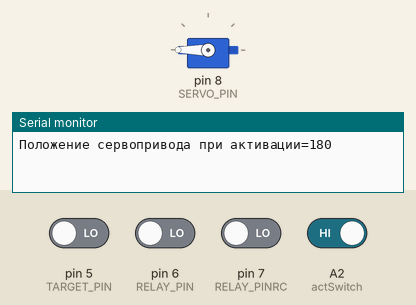
Bench run of a sketch on a simulated Arduino Uno, built with avr-gcc and run on an emulated ATmega328P. Shown: servo, the last lines printed to the serial monitor. Inputs (shaded band) come from the test bench; at power-on: A2 (actSwitch) HIGH, pin 5 (TARGET_PIN), pin 6 (RELAY_PIN), pin 7 (RELAY_PINRC) LOW.

Above: at 1.2 s.
1.3 s: pin 5 (TARGET_PIN) driven HIGH
At 2.3 s:
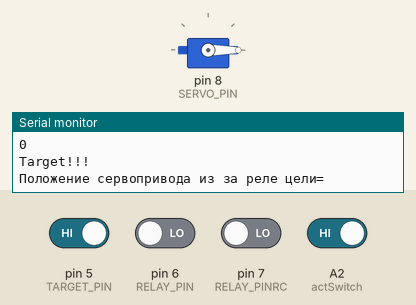
2.8 s: pin 6 (RELAY_PIN) driven HIGH
At 3.9 s:
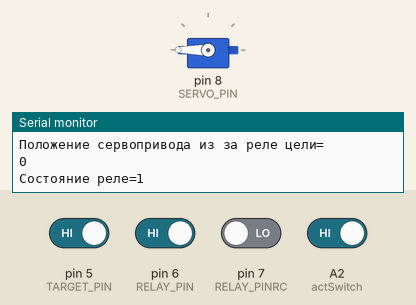
5.8 s: pin 7 (RELAY_PINRC) driven HIGH
At 8.2 s:
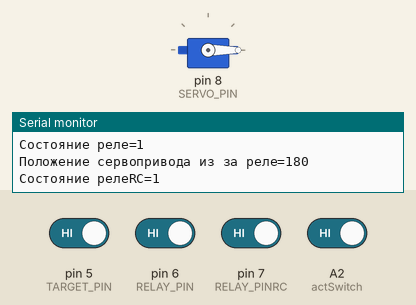
8.8 s: pin 5 (TARGET_PIN) driven LOW and A2 (actSwitch) driven LOW
11.8 s: pin 6 (RELAY_PIN) driven LOW
14.8 s: pin 7 (RELAY_PINRC) driven LOW
At 15.7 s:
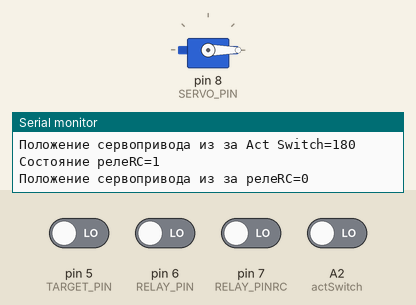
Timing chart, 0 to 17.3 s (numbered marks = the images above; inputs shaded):
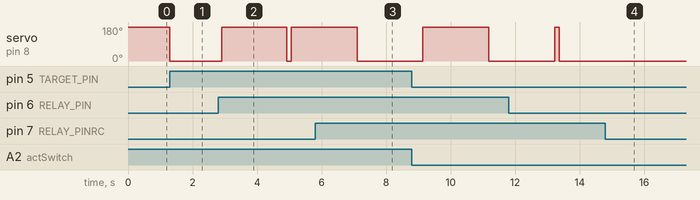

Measured:
- after the input at 1.3 s, servo on pin 8 (SERVO_PIN): 180° → 0° at once
- after the input at 2.8 s, servo on pin 8 (SERVO_PIN): 0° → 180° after 0.11 s, → 0° 2.0 s later, → 180° 0.14 s later
- after the input at 5.8 s, servo on pin 8 (SERVO_PIN): goes on until 7.1 s, then stays 0°
- after the input at 14.8 s, servo on pin 8 (SERVO_PIN): stays 0° (without the input it goes to 180° after 0.61 s)

The sketch:

servo180_RC_relay.ino
```cpp
#include <Servo.h>
#include <ezButton.h>

#define RELAY_PIN 6 // PIN to Relay (Program)
#define RELAY_PINRC 7 // PIN to Relay (RC)
#define SERVO_PIN 8 // PIN to SERVO
#define TARGET_PIN 5 // PIN to Relay for target

Servo myservo;

int pos = 0;

ezButton actSwitch(A2);

void setup() {
    pinMode(RELAY_PIN, INPUT);
    pinMode(RELAY_PINRC, INPUT);
    Serial.begin(9600);
    actSwitch.setDebounceTime(40);
    myservo.attach(SERVO_PIN);
    myservo.write(180);
    Serial.write("Положение сервопривода при активации=");
    Serial.println(myservo.read());
}
void loop() {
   actSwitch.loop();
   int angle = myservo.read();

   if (actSwitch.isPressed()) {
      Serial.println("Act Switch pressed");
      Serial.print("Состояние реле=");
      Serial.println(digitalRead(RELAY_PIN));
      if (angle<=30) {
        myservo.write(180);
        delay(100);
      } else {
        myservo.write(0);
        delay(100);
      }

      Serial.print("Положение сервопривода из за Act Switch=");
      Serial.println(myservo.read());
   }
   int relayState = digitalRead(RELAY_PIN);
  //  Serial.println(relayState);
   if (relayState == HIGH) {
    Serial.print("Состояние реле=");
    Serial.println(relayState);
    angle =  myservo.read();
   //  Serial.print("угол=");
   //  Serial.println(angle);
     if (angle<30) {
         myservo.write(180);
      }
      delay(2000);
      Serial.print("Положение сервопривода из за реле=");
      Serial.println(myservo.read());
   }

   int relayStateRC = digitalRead(RELAY_PINRC);
   if (relayStateRC == HIGH) {
      Serial.print("Состояние релеRC=");
      Serial.println(relayStateRC);
      angle =  myservo.read();
   //  Serial.print("угол=");
   //  Serial.println(angle);
     if (angle<30) {
         myservo.write(180);
      } else {
          myservo.write(0);
      }
      delay(2000);
      Serial.print("Положение сервопривода из за релеRC=");
      Serial.println(myservo.read());
   }

   int targetState = digitalRead(TARGET_PIN);
   if (targetState == HIGH) {
      Serial.println("Target!!!");
      angle =  myservo.read();
      if (angle>70) {
         myservo.write(0);
         delay(100);
      }
      Serial.println("Положение сервопривода из за реле цели=");
      Serial.println(myservo.read());
   }
}
```
